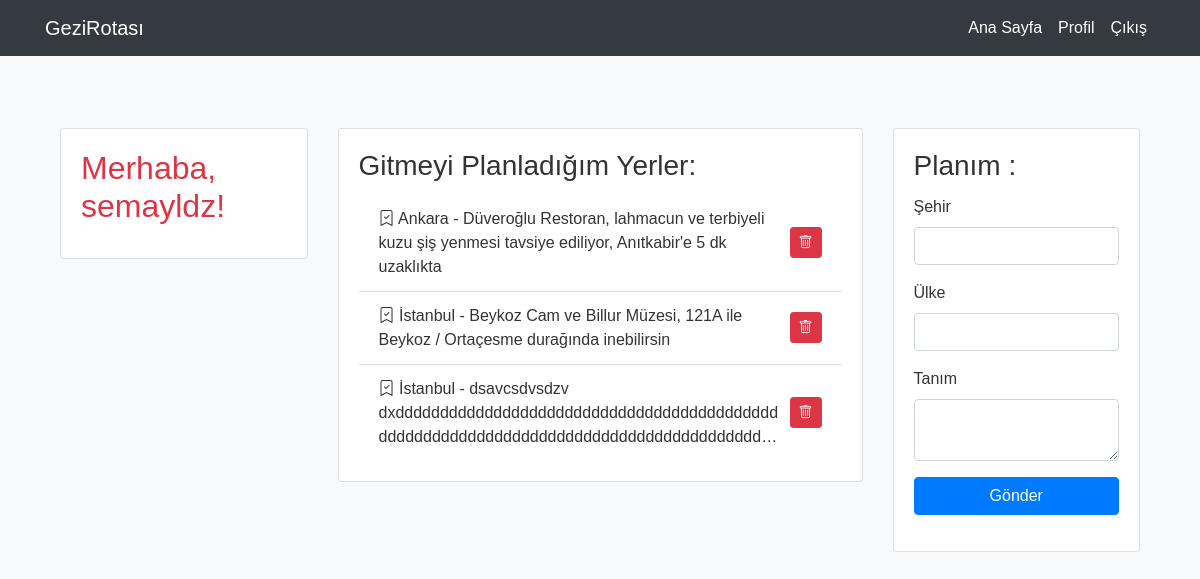
Page /user/semayldz (signed in) on the committed database.
### app/models.py (models this page shows, shortened)
class User(UserMixin, db.Model):
  id = db.Column(db.Integer, primary_key=True)
  username = db.Column(db.String(64), index=True, unique=True)
  email = db.Column(db.String(120), index=True, unique=True)
  password = db.Column(db.String(128))
  password_hash = db.Column(db.String(128))
  posts = db.relationship('Post', backref='author', lazy='dynamic')

class Post(db.Model):
    id = db.Column(db.Integer, primary_key=True)
    city = db.Column(db.String(140))
    country = db.Column(db.String(140))
    description = db.Column(db.String(140))
    timestamp = db.Column(db.DateTime, index=True, default=datetime.now)
    user_id = db.Column(db.Integer, db.ForeignKey('user.id'))

### app/routes.py (the view)
@app.route('/user/<username>',methods=['GET', 'POST'])
@login_required
def user(username):
	user = current_user
	user = User.query.filter_by(username=user.username).first()
	posts = Post.query.filter_by(user_id=user.id)
	if posts is None:
		posts = []
	form = DestinationForm()
	if request.method == 'POST' and form.validate():
		new_destination = Post(city = form.city.data,
                         country=form.country.data,
                         description=form.description.data,
                         user_id=current_user.id)
		db.session.add(new_destination)
		db.session.commit()
	else:
		flash(form.errors)
	return render_template('user.html', user=user, posts=posts, form=form)

### app/forms.py
class DestinationForm(FlaskForm):
    city = StringField('Şehir')
    country = StringField('Ülke')
    description = TextAreaField('Tanım')
    submit = SubmitField('Gönder')

### app/models.py (called while the page is built)
@login_manager.user_loader
def load_user(id):
  return User.query.get(int(id))

### templates/user.html (shortened to what this page needs)
{% extends "base.html" %}
{% block content %}
<div class="container mt-5">
    <div class="row">
        <div class="col-md-3">
            <div class="card mb-3">
                <div class="card-body">
                    <h2 class="card-title text-danger">Merhaba, {{ user.username }}!</h2>
                </div>
            </div>
        </div>
        <div class="col-md-6">
            <div class="card mb-3">
                <div class="card-body">
                    <h3 class="card-title">Gitmeyi Planladığım Yerler:</h3>
                    <ul class="list-group list-group-flush">
                        {% for post in posts %}
                        <li class="list-group-item">
                            <div class="text-wrap">
                                <i class="bi bi-bookmark-check"></i> {{ post.city }} - {{ post.description }}
                            </div>
                            <form action="{{ url_for('delete_post', post_id=post.id) }}" method="post">
                                <button class="btn btn-danger btn-sm">
                                    <i class="bi bi-trash"></i>
                                </button>
                            </form>
                        </li>
                        {% endfor %}
                    </ul>
                </div>
            </div>
        </div>
        <div class="col-md-3">
            <div class="card mb-3">
                <div class="card-body">
                    <h3 class="card-title">Planım :</h3>
                    <form action="" method="post" novalidate>
                        <div class="form-group">
                            {{ form.city.label(class="form-label") }}
                            {{ form.city(class="form-control") }}
                        </div>
                        <div class="form-group">
                            {{ form.country.label(class="form-label") }}
                            {{ form.country(class="form-control") }}
                        </div>
                        <div class="form-group">
                            {{ form.description.label(class="form-label") }}
                            {{ form.description(class="form-control") }}
                        </div>
                        <div class="form-group text-center">
                            {{ form.submit(class="btn btn-primary btn-block") }}
                        </div>
                    </form>
                </div>
            </div>
        </div>
    </div>
</div>
{% endblock %}

### templates/base.html (shortened to what this page needs)
<!DOCTYPE html>
<html lang="en">
<head>
    <link href="https://stackpath.bootstrapcdn.com/bootstrap/4.5.2/css/bootstrap.min.css" rel="stylesheet">
    <link rel="stylesheet" href="https://cdn.jsdelivr.net/npm/bootstrap-icons/font/bootstrap-icons.css">
</head>
<body>
    <nav class="navbar navbar-expand-lg navbar-custom">
        <div class="container">
            <a class="navbar-brand" href="{{ url_for('index') }}">GeziRotası</a>
            <div class="collapse navbar-collapse" id="navbarNav">
                <ul class="navbar-nav ml-auto">
                    <li class="nav-item">
                        <a class="nav-link" href="{{ url_for('index') }}">Ana Sayfa</a>
                    </li>
                    {% if current_user.is_authenticated %}
                    <li class="nav-item">
                        <a class="nav-link" href="{{ url_for('user', username=current_user.username) }}">Profil</a>
                    </li>
                    <li class="nav-item">
                        <a class="nav-link" href="{{ url_for('logout') }}">Çıkış</a>
                    </li>
                    {% else %}
                    <li class="nav-item">
                        <a class="nav-link" href="{{ url_for('login') }}">Giriş</a>
                    </li>
                    {% endif %}
                </ul>
            </div>
        </div>
    </nav>
    <div class="container d-flex justify-content-center align-items-center mt-5">
        {% block content %}{% endblock %}
    </div>
</body>
</html>

### templates/base.html (style rules this page uses)
body { background-color: #f8f9fa; color: #333; font-family: 'Arial', sans-serif; height: 100vh; }
.container { height: 100%; }
.card { background-color: #ffffff; color: #333; }
.navbar-custom { background-color: #343a40; }
.navbar-custom a { color: white; }

### templates/user.html (style rules this page uses)
.text-wrap { display: -webkit-box; -webkit-line-clamp: 3; -webkit-box-orient: vertical; overflow: hidden; text-overflow: ellipsis; white-space: normal; word-wrap: break-word; }
.list-group-item { display: flex; justify-content: space-between; align-items: center; }
.list-group-item .text-wrap { flex: 1; }
.list-group-item form { margin-left: 10px; }

### rows in the picture
User: username "semayldz"
Post: city "Ankara", description "Düveroğlu Restoran, lahmacun ve terbiyeli kuzu şiş yenmesi tavsiye ediliyor, Anıtkabir'e 5 dk uzaklıkta"
Post: city "İstanbul", description "Beykoz Cam ve Billur Müzesi, 121A ile Beykoz / Ortaçesme durağında inebilirsin"
Post: city "İstanbul"
